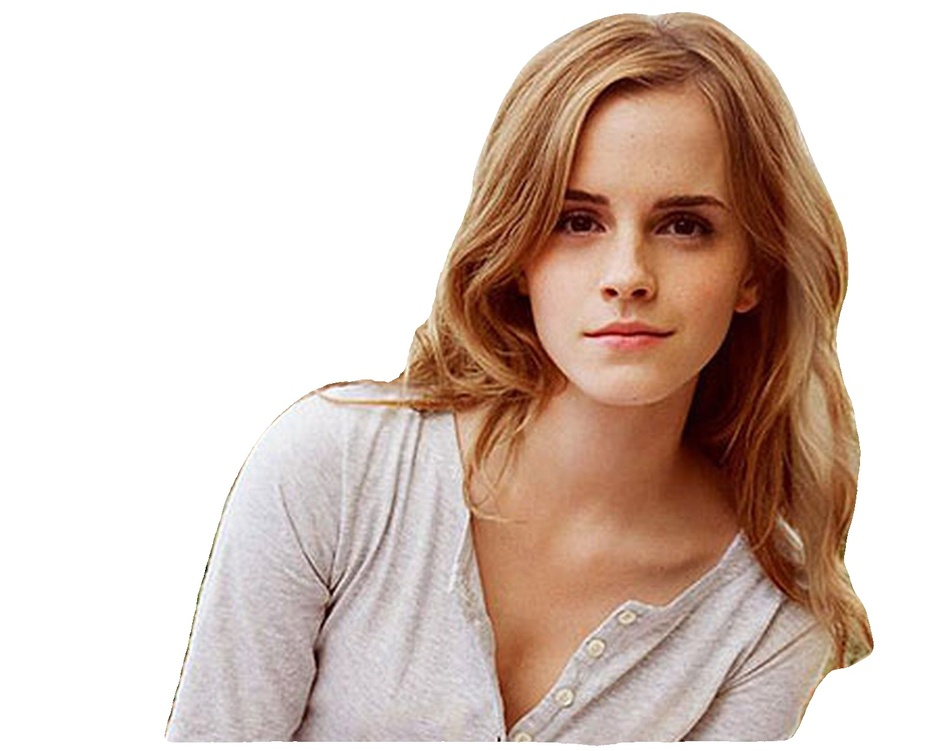
#> input picture image.jpg, 939 x 751 px, shrunk from 1534 x 1227 before the run
$ jupyter execute 'Color Conversion.ipynb'
#> lines starting #> are read from the running program, lines starting #| are printed output that depends on the picture
# Color Conversion using opencv

Opencv provides a method named **cv2.cvtColor()** which is used to convert an image from one color space to another. There are more than 150 color spaces are available in opencv. We will discuss important ones in this article.

Following Color spaces we are going to cover in this tutorials

    1. Grayscale

    2.HSV color Space

    3.RGB color Space

    4.LAB color Space

# Importing opencv library

[cell 1]
import cv2

## Color space Conversion: cv2.cvtColor()

A method named **cvtColor()** is used to convert colored images to grayscale.

## <font color="Green"><h4 align="left">Syntax</h4></font>

**cv2.cvtColor(src, code, dst, dstCn)**

**Parameters**:

**src**: It is the image whose color space is to be changed.

**code**: It is the color space conversion code. It is basically an integer code representing the type of the conversion, for example, RGB to Grayscale.

Some codes are

  **cv2.COLOR_BGR2GRAY**: This code is used to convert BGR colored image to grayscale

  **cv2.COLOR_BGR2HSV** : This code is used to change the BGR color space to HSV color space.

   **cv2.COLOR_BGR2RGB** : This code is used to change the BGR color space to RGB color space.

  **cv2. cv2.COLOR_BGR2LAB**: This code is used to change the BGR color space to LAB color space.

**dst**: It is the output image of the same size and depth as src image. It is an optional parameter.

**dstCn**: It is the number of channels in the destination image. If the parameter is 0 then the number of the channels is derived automatically from src and code. It is an optional parameter.

## 1. Conversion of BGR to Gray space using  cv2.cvtColor() with code cv2.COLOR_BGR2GRAY

[cell 2]
img=cv2.imread("image.jpg")
#> img is the input picture: shape (751, 939, 3); mean B, G, R 185.8, 195.2, 213.8

[cell 3]
window_name='image'
cv2.namedWindow(window_name, cv2.WINDOW_NORMAL)
cv2.imshow(window_name,img)
cv2.waitKey(0)
cv2.destroyAllWindows()

[cell 4]
image = cv2.cvtColor(img, cv2.COLOR_BGR2GRAY )
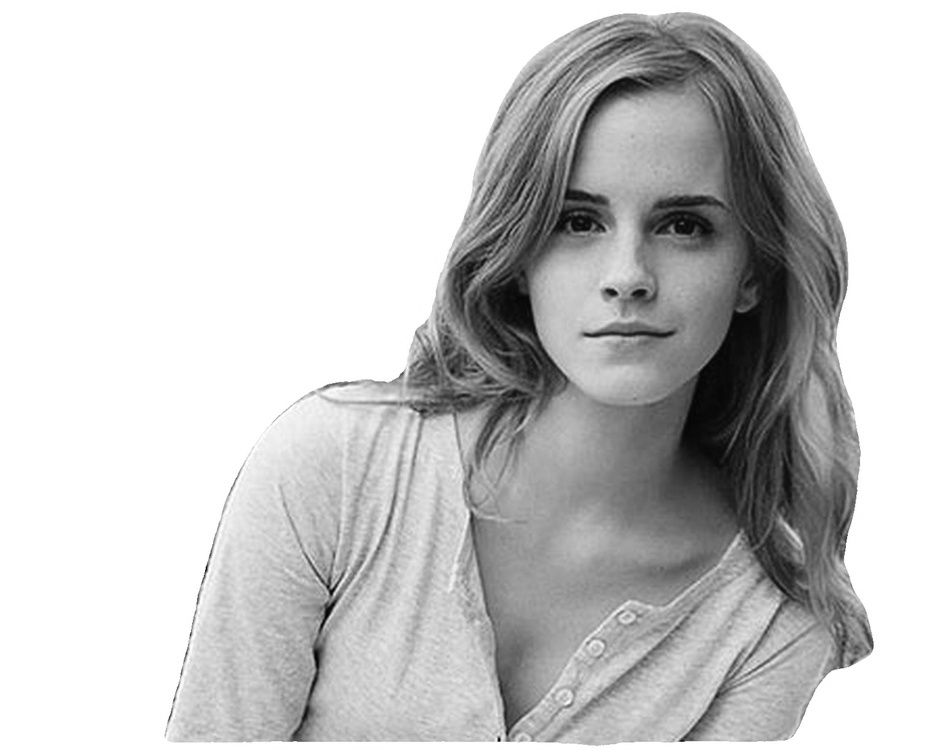
#> image: shape (751, 939); min 2, max 255, mean 199.7

[cell 5]
window_name='image_Gray'
cv2.namedWindow(window_name, cv2.WINDOW_NORMAL)
cv2.imshow(window_name,image)
cv2.waitKey(0)
cv2.destroyAllWindows()

## 2. Conversion of BGR to HSV space using  cv2.cvtColor() with code cv2.COLOR_BGR2HSV

The HSV color space has the following three components.

  **H** – Hue ( Dominant Wavelength ).

   **S** – Saturation ( shades of the color ).

   **V** – Value ( Intensity ).

Best thing is that it uses only one channel to describe color (H), making it very intuitive to specify color.

[cell 6]
img_BGR=cv2.imread("image.jpg")

[cell 7]
window_name='image_BGR'
cv2.namedWindow(window_name, cv2.WINDOW_NORMAL)
cv2.imshow(window_name,img_BGR)
cv2.waitKey(0)
cv2.destroyAllWindows()

[cell 8]
image_HSV = cv2.cvtColor(img_BGR, cv2.COLOR_BGR2HSV )
#> image_HSV: shape (751, 939, 3); mean H, S, V 19.9, 50.4, 213.9

[cell 9]
window_name='image_HSV'
cv2.namedWindow(window_name, cv2.WINDOW_NORMAL)
cv2.imshow(window_name,image_HSV)
cv2.waitKey(0)
cv2.destroyAllWindows()

## 3. Conversion of BGR to RGB space using  cv2.cvtColor() with code cv2.COLOR_BGR2RGB

The RGB colorspace has the following properties

   It is an additive colorspace where colors are obtained by a linear combination of Red, Green, and Blue values.

   The three channels are correlated by the amount of light hitting the surface.

[cell 10]
imgr_BGR=cv2.imread("image.jpg")

[cell 11]
window_name='image_BGR'
cv2.namedWindow(window_name, cv2.WINDOW_NORMAL)
cv2.imshow(window_name,imgr_BGR)
cv2.waitKey(0)
cv2.destroyAllWindows()

[cell 12]
image_RGB = cv2.cvtColor(imgr_BGR, cv2.COLOR_BGR2RGB )

[cell 13]
window_name='image_RGB'
cv2.namedWindow(window_name, cv2.WINDOW_NORMAL)
cv2.imshow(window_name,image_RGB)
cv2.waitKey(0)
cv2.destroyAllWindows()

## 2. Conversion of BGR to LAB space using  cv2.cvtColor() with code cv2.COLOR_BGR2LAB

The Lab color space has three components.


  **L** – Lightness ( Intensity ).

  **a** – color component ranging from Green to Magenta.

  **b** – color component ranging from Blue to Yellow.

The Lab color space is quite different from the RGB color space.

In RGB color space the color information is separated into three channels but the same three channels also encode brightness information.

On the other hand, in Lab color space, the L channel is independent of color information and encodes brightness only. The other two channels encode color.

[cell 14]
image_BGR=cv2.imread("image.jpg")

[cell 15]
window_name='image_BGR'
cv2.namedWindow(window_name, cv2.WINDOW_NORMAL)
cv2.imshow(window_name,image_BGR)
cv2.waitKey(0)
cv2.destroyAllWindows()

[cell 16]
image_LAB = cv2.cvtColor(img_BGR, cv2.COLOR_BGR2LAB )
#> image_LAB: shape (751, 939, 3); mean of channels 0, 1, 2 203, 134.4, 136.4
